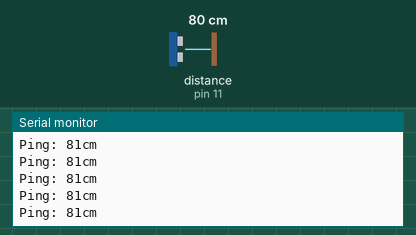
This sketch was run on a simulated Arduino Uno, built with avr-gcc and run on an emulated ATmega328P. On the bench: the last lines printed to the serial monitor. The inputs (shaded band) are chosen by the test bench; at power-on: distance to the obstacle (sensor on pin 11) 80 cm. The echo pulse lasts 58.3 µs per cm.

Above: at 1.2 s.
1.3 s: distance to the obstacle (sensor on pin 11) set to 2 cm
At 1.34 s:
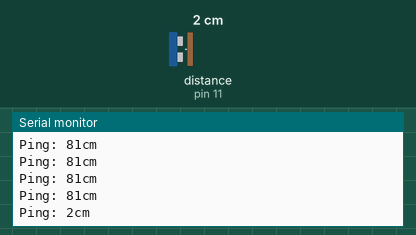
2.8 s: distance to the obstacle (sensor on pin 11) set to 4 cm
At 2.82 s:
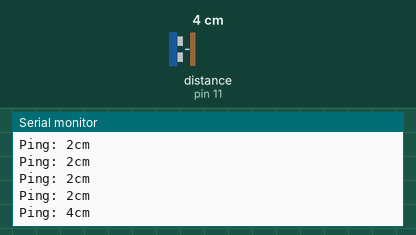
Timing chart, 0 to 5.8 s (numbered marks = the images above; inputs shaded):
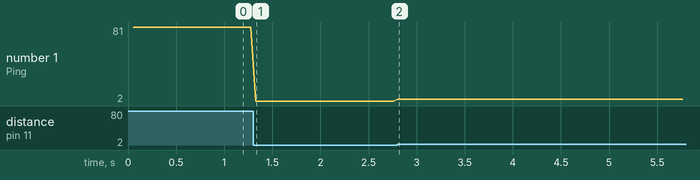

Measured:
- after the input at 1.3 s, the serial monitor: prints a new line at once (image 1)
- after the input at 2.8 s, the serial monitor: prints a new line at once (image 2)
- plotted number 1: 81 → 2 after the input at 1.3 s, 2 → 4 after the input at 2.8 s

The sketch:

SensorUltrasonicoEjemplo.ino
```cpp
// ---------------------------------------------------------------------------
// Ejemplo de la Libreria NewPing para el uso de un sensor ultrasonico
// ---------------------------------------------------------------------------

#include <NewPing.h>

#define TRIGGER_PIN  12  // Pin del arduino conectado al Trigger del sensor ultrasonico
#define ECHO_PIN     11  // Pin del arduino conectado al Echo del sensor ultrasonico
#define MAX_DISTANCE 200 // Maxima distancia que vamos a esperar del sensor medida en cm. la maxima distancia que soporta el sensor esta entre 400 y 500 cm.

NewPing sonar(TRIGGER_PIN, ECHO_PIN, MAX_DISTANCE); // Creamos un objeto NewPing y le informamos a la libreria que pines va a utilizar el objeto.

void setup() {
  Serial.begin(115200); // Inicializamos el puerto serie a una velocidad de 115200 baudios.
}

void loop() {
  delay(50);                      // Esperamos 50 ms entre pings (aproximadamente unos 20 pings por segundo) 29ms deberia ser el tiempo minimo entre lectura y lectura.
  unsigned int uS = sonar.ping(); // Realizamos un ping con el sensor y lo almacenamos en el entero uS (microsegundos)
  Serial.print("Ping: ");         // Imprimimos Ping: en el puerto serie
  Serial.print(uS / US_ROUNDTRIP_CM); // convertimos la variable uS (que tiene el tiempo que tardo el ping en ir y volver) a cm, y lo imprimimos por el puerto serie.
  Serial.println("cm");
}
```
